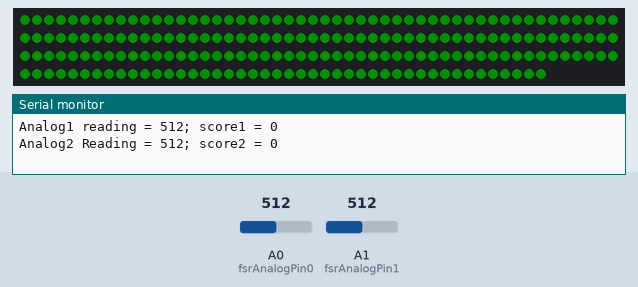
Simulated run of this sketch. Board: Arduino Uno, built with avr-gcc and run on an emulated ATmega328P. Parts: 194 RGB LEDs in strip order, left to right, continuing on the next row, the last lines printed to the serial monitor. The inputs (shaded band) are chosen by the test bench; at power-on: A0 (fsrAnalogPin0) = 512, A1 (fsrAnalogPin1) = 512. Dim RGB values are drawn brighter than linear; random numbers use the default seed unless the sketch sets one.

Above: at 4.1 s.
4.2 s: A0 (fsrAnalogPin0) set to 17
At 4.88 s:
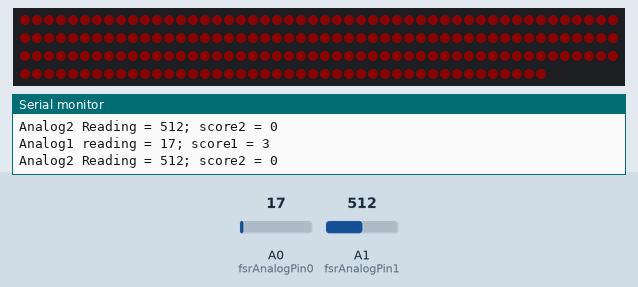
7.8 s: A1 (fsrAnalogPin1) set to 32
13.1 s: A1 (fsrAnalogPin1) set to 27
At 15.7 s:
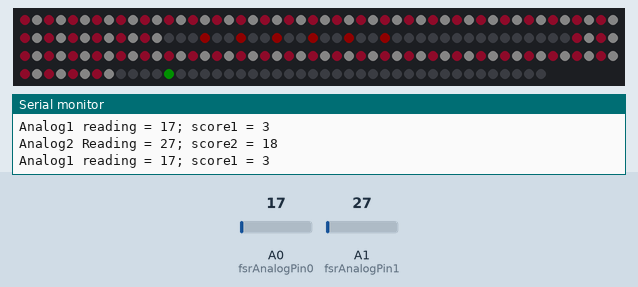
18.4 s: A0 (fsrAnalogPin0) set to 26
23.7 s: A0 (fsrAnalogPin0) set to 32
At 24.46 s:
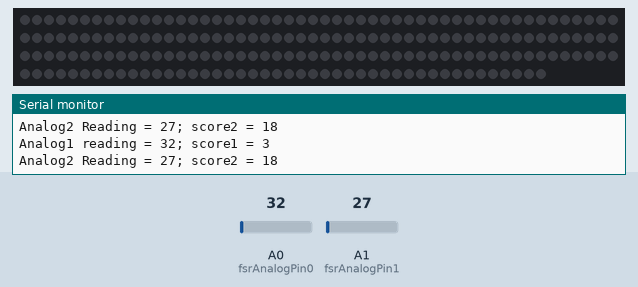
27.0 s: A0 (fsrAnalogPin0) set to 0
Timing chart, 0 to 30.0 s (numbered marks = the images above; inputs shaded):
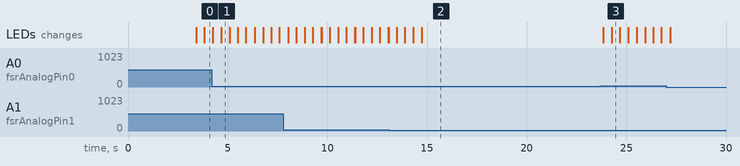

Measured:
- the behaviour switches between 30 and 29 on A1 (fsrAnalogPin1) (found by bisection; images 1 and 2)
- the behaviour switches between 29 and 30 on A0 (fsrAnalogPin0) (found by bisection; images 2 and 3)
- after the input at 23.7 s, the LEDs: first change after 0.15 s (image 3 shows a later state)
- what the display in image 1 shows lasts 0.4 s, from 4.7 s to 5.1 s

The sketch:

TT.ino
```cpp
#include <FastLED.h>
#define LED_PIN     5
#define NUM_LEDS    194
#define BRIGHTNESS  15
#define SCORE_THRESHOLD 30

CRGB leds[NUM_LEDS];

int fsrAnalogPin0 = 0, fsrAnalogPin1 = 1;
int LEDpin = 5;
int fsrReading1, fsrReading2, LEDbrightness;
int score1 = 0, score2 = 0;
int ledState = LOW;
int delay_variable = 500;
bool startFlag = false;
bool isDefault = true;
bool firstSetup = true;

// Function headers
void printReadings();
void endGame();
void restartGame();
void score();
void showScores();
void rainbowStart();
void meteorRain(byte red, byte green, byte blue, byte meteorSize, byte meteorTrailDecay, boolean meteorRandomDecay, int SpeedDelay);
void meteorRainLong(byte red, byte green, byte blue, byte meteorSize, byte meteorTrailDecay, boolean meteorRandomDecay, int SpeedDelay);
void fadeToBlack(int ledNo, byte fadeValue);
void setPixel(int Pixel, byte red, byte green, byte blue);
void fadeInOut(byte red, byte green, byte blue);
void fadeInOutlong1(byte red, byte green, byte blue);
void fadeInOutlong2(byte red, byte green, byte blue);
void Blink(byte red, byte green, byte blue);
void colorWipe(byte red, byte green, byte blue, int SpeedDelay);
void strobe(byte red, byte green, byte blue, int strobeCount, int flashDelay, int endPause);

void setup(void)
{
  Serial.begin(9600);
  FastLED.addLeds<WS2812, LED_PIN, GRB>(leds, NUM_LEDS);
  FastLED.setBrightness(BRIGHTNESS);
  rainbowStart();
}

void loop(void)
{
  fsrReading1 = analogRead(fsrAnalogPin0);
  fsrReading2 = analogRead(fsrAnalogPin1);
  printReadings();

  // Check the FSR readings to see if either reached threshold
  if (fsrReading1 >= SCORE_THRESHOLD)
  {
    score(score1, 0x0, 0xFF, 0x0);
  }
  else if (fsrReading2 >= SCORE_THRESHOLD)
  {
    score(score2, 0xFF, 0x0, 0x0);
  }

  //tiebreaker
  if (score1 == 27 && score2 == 27)
  {
    fadeInOut(0xff, 0x77, 0x00); // tie break effect

    isDefault = false;
  }
  else if (score1 <= 27 || score2 <= 27 )
  {
    if (isDefault == false || firstSetup == true)
    {
      isDefault = true;
      firstSetup = false;
      for (int i = 0; i < 61; i += 2)
      {
        setPixel(i, 0xEF, 0x1A, 0x4D);
        setPixel(i + 1, 0x77, 0x77, 0x77);
      }
      FastLED.show();
      for (int i = 96; i < 158; i += 2) {
        setPixel(i, 0xEF, 0x1A, 0x4D);
        setPixel(i + 1, 0x77, 0x77, 0x77);

      }
      FastLED.show();
    }
    //      uint8_t starthue = beatsin8(0xEF, 0x1A, 0x4D);
    //      uint8_t endhue = beatsin8(119, 119, 119);
    //      fill_gradient(leds, 0, CHSV(starthue,89,93), 62, CHSV(endhue,0,46), SHORTEST_HUES);
  }

  //game end
  if (score1 == 30 || score2 == 30)
  {
    endGame();
    isDefault = false;
    restartGame();
  }
}

// Print the analog voltage readings from the FSRs and the scores
void printReadings()
{
  Serial.print("\nAnalog1 reading = ");
  Serial.print(fsrReading1);
  Serial.print("; score1 = ");
  Serial.println(score1);

  Serial.print("Analog2 Reading = ");
  Serial.print(fsrReading2);
  Serial.print("; score2 = ");
  Serial.println(score2);
}

// Effects for the end of a game
void endGame() {
  if (score1 == 30)
  {
    strobe(0x00, 0xFF, 0x00, 13, 100, 1000);
  }
  else if (score2 == 30)
  {
    strobe(0xFF, 0x00, 0x00, 13, 100, 1000);
  }
}

// Restart values and display rainbow effect
void restartGame() {
  score1 = 0;
  score2 = 0;

  firstSetup = true;
  rainbowStart();
}

void score(int &score, byte red, byte green, byte blue)
{
  score += 3;

  Blink(red, green, blue);
  showScores();

  ledState = HIGH;
  isDefault = false;

  FastLED.show();
}

// Display both scores in LED on short sides
void showScores() {
  int base1 = 159;
  int base2 = 62;

  for (int i = 3; i <= score1; i += 3) {
    leds[base1 + i] = CRGB(0, 255, 0);
  }

  for (int i = 3; i <= score2; i += 3) {
    leds[base2 + i] = CRGB(255, 0, 0);
  }

}

// Display a rainbow array with a wave animation
void rainbowStart()
{
  //Red
  for (int i = 0; i < 27; i++)
  {
    leds[i] = CRGB(255, 0, 0);
    FastLED.show();
  }

  //Orange
  for (int i = 27; i < 55; i++)
  {
    leds[i] = CRGB(255, 127, 0);
    FastLED.show();
  }

  //Yellow
  for (int i = 55; i < 82; i++)
  {
    leds[i] = CRGB(255, 255, 0);
    FastLED.show();
  }

  //Green
  for (int i = 82; i < 110; i++)
  {
    leds[i] = CRGB(0, 255, 0);
    FastLED.show();
  }

  //Blue
  for (int i = 110; i < 137; i++)
  {
    leds[i] = CRGB(0, 0, 255);
    FastLED.show();
  }

  //Indigo
  for (int i = 137; i < 165; i++)
  {
    leds[i] = CRGB(75, 0, 130);
    FastLED.show();
  }

  //Violet
  for (int i = 165; i < 194; i++)
  {
    leds[i] = CRGB(148, 0, 211);
    FastLED.show();
  }

  //Turn it off backwards
  for (int i = 193; i >= 0; i--)
  {
    leds[i] = CRGB(0, 0, 0);
    FastLED.show();
  }

  startFlag = true;
}

// Not used
// Meteor rain LED effect around perimeter
void meteorRain(byte red, byte green, byte blue, byte meteorSize, byte meteorTrailDecay, boolean meteorRandomDecay, int SpeedDelay) {
  for (int i = 0; i < NUM_LEDS; i++) {


    // fade brightness all LEDs one step
    for (int j = 0; j < NUM_LEDS; j++) {
      if ( (!meteorRandomDecay) || (random(10) > 5) ) {
        fadeToBlack(j, meteorTrailDecay );
      }
    }

    // draw meteor
    for (int j = 0; j < meteorSize; j++) {
      if ( ( i - j < NUM_LEDS) && (i - j >= 0) ) {
        setPixel(i - j, red, green, blue);
      }
    }

    FastLED.show();
    //delay(SpeedDelay);
  }
}

// Not used
// Meteor rain effect along the first long side of the foosball table
void meteorRainlong1(byte red, byte green, byte blue, byte meteorSize, byte meteorTrailDecay, boolean meteorRandomDecay, int SpeedDelay) {
  for (int i = 0; i < 63; i++) {


    // fade brightness all LEDs one step
    for (int j = 0; j < 63; j++) {
      if ( (!meteorRandomDecay) || (random(10) > 5) ) {
        fadeToBlack(j, meteorTrailDecay );
      }
    }

    // draw meteor
    for (int j = 0; j < meteorSize - 9; j++) {
      if ( ( i - j < 63) && (i - j >= 0) ) {
        setPixel(i - j, red, green, blue);
      }
    }

    FastLED.show();
    //delay(SpeedDelay);
  }
}

// Not used
// Meteor rain effect along the second long side of the foosball table
void meteorRainlong2(byte red, byte green, byte blue, byte meteorSize, byte meteorTrailDecay, boolean meteorRandomDecay, int SpeedDelay) {
  for (int i = 98; i < 151; i++) {


    // fade brightness all LEDs one step
    for (int j = 98; j < 151; j++) {
      if ( (!meteorRandomDecay) || (random(10) > 5) ) {
        fadeToBlack(j, meteorTrailDecay );
      }
    }

    // draw meteor
    for (int j = 0; j < meteorSize - 9; j++) {
      if ( ( i - j < 151) && (i - j >= 0) ) {
        setPixel(i - j, red, green, blue);
      }
    }

    FastLED.show();
    //delay(SpeedDelay);
  }
}

// Not used
void fadeToBlack(int ledNo, byte fadeValue) {
#ifdef ADAFRUIT_NEOPIXEL_H
  // NeoPixel
  uint32_t oldColor;
  uint8_t r, g, b;
  int value;

  oldColor = strip.getPixelColor(ledNo);
  r = (oldColor & 0x00ff0000UL) >> 16;
  g = (oldColor & 0x0000ff00UL) >> 8;
  b = (oldColor & 0x000000ffUL);

  r = (r <= 10) ? 0 : (int) r - (r * fadeValue / 256);
  g = (g <= 10) ? 0 : (int) g - (g * fadeValue / 256);
  b = (b <= 10) ? 0 : (int) b - (b * fadeValue / 256);

  strip.setPixelColor(ledNo, r, g, b);
#endif
#ifndef ADAFRUIT_NEOPIXEL_H
  // FastLED
  leds[ledNo].fadeToBlackBy( fadeValue );
#endif
}


void setPixel(int Pixel, byte red, byte green, byte blue) {
#ifdef ADAFRUIT_NEOPIXEL_H
  // NeoPixel
  strip.setPixelColor(Pixel, strip.Color(red, green, blue));
#endif
#ifndef ADAFRUIT_NEOPIXEL_H
  // FastLED
  leds[Pixel].r = red;
  leds[Pixel].g = green;
  leds[Pixel].b = blue;
#endif
};

// Color fades in and out along whole perimeter
void fadeInOut(byte red, byte green, byte blue)
{
  float r, g, b;

  static int k = 255;
  static bool increasing = false;

  Serial.print("fadeInOut: ");
  Serial.println(k);

  r = (k / 256.0) * red;
  g = (k / 256.0) * green;
  b = (k / 256.0) * blue;
  fill_solid(leds, NUM_LEDS, CRGB(r, g, b));
  FastLED.show();

  if (k >= 255)
  {
    increasing = false;
    k -= 5;
  }

  else if (k <= 0)
  {
    increasing = true;
    k += 5;
  }

  else if (increasing)
  {
    k += 5;
  }

  else
  {
    k -= 5;
  }
}

// Color fades in and out along first long side
void fadeInOutlong1(byte red, byte green, byte blue)
{
  float r, g, b;

  for (int k = 0; k < 256; k = k + 1) {
    r = (k / 256.0) * red;
    g = (k / 256.0) * green;
    b = (k / 256.0) * blue;
    for (int i = 0; i < 63; i++) {
      setPixel(i, r, g, b);
    }
    FastLED.show();
  }

  for (int k = 255; k >= 0; k = k - 2)
  {
    r = (k / 256.0) * red;
    g = (k / 256.0) * green;
    b = (k / 256.0) * blue;
    for (int i = 0; i < 63; i++) {
      setPixel(i, r, g, b);
    }
    FastLED.show();
  }
}

// Color fades in and out along second long side
void fadeInOutlong2(byte red, byte green, byte blue)
{
  float r, g, b;

  for (int k = 0; k < 256; k = k + 1) {
    r = (k / 256.0) * red;
    g = (k / 256.0) * green;
    b = (k / 256.0) * blue;
    for (int i = 98; i < 151; i++) {
      setPixel(i, r, g, b);
    }
    FastLED.show();
  }

  for (int z = 255; z >= 0; z = z - 2) {

    r = (z / 256.0) * red;
    g = (z / 256.0) * green;
    b = (z / 256.0) * blue;
    for (int i = 98; i < 151; i++) {
      setPixel(i, r, g, b);
    }
    FastLED.show();
  }
}

// Color blinks twice along whole perimter
void Blink(byte red, byte green, byte blue)
{
  float r, g, b;
  for (int i = 0; i < 2; i++) {

    for (int k = 0; k < 50; k = k + 1) {
      r = red;
      g  = green;
      b = blue;
      fill_solid(leds, NUM_LEDS, CRGB(r, g, b));
      FastLED.show();
    }

    //delay(249);

    for (int k = 0; k < 50; k = k + 1) {
      r = 0.0;
      g  = 0.0;
      b = 0.0;
      fill_solid(leds, NUM_LEDS, CRGB(r, g, b));
      FastLED.show();
    }
  }
}

// Not used
// Fills strip with same color one by one
void colorWipe(byte red, byte green, byte blue, int SpeedDelay)
{
  for (uint16_t i = 0; i < NUM_LEDS; i++)
  {
    setPixel(i, red, green, blue);
    FastLED.show();
    delay(SpeedDelay);
  }
}

// Strobe light effect with a single color
void strobe(byte red, byte green, byte blue, int strobeCount, int flashDelay, int endPause)
{
  for (int j = 0; j < strobeCount; j++)
  {
    fill_solid(leds, NUM_LEDS, CRGB(red, green, blue));
    FastLED.show();
    delay(flashDelay);
    fill_solid(leds, NUM_LEDS, CRGB(0, 0, 0));
    FastLED.show();
    delay(flashDelay);
  }
}
```
